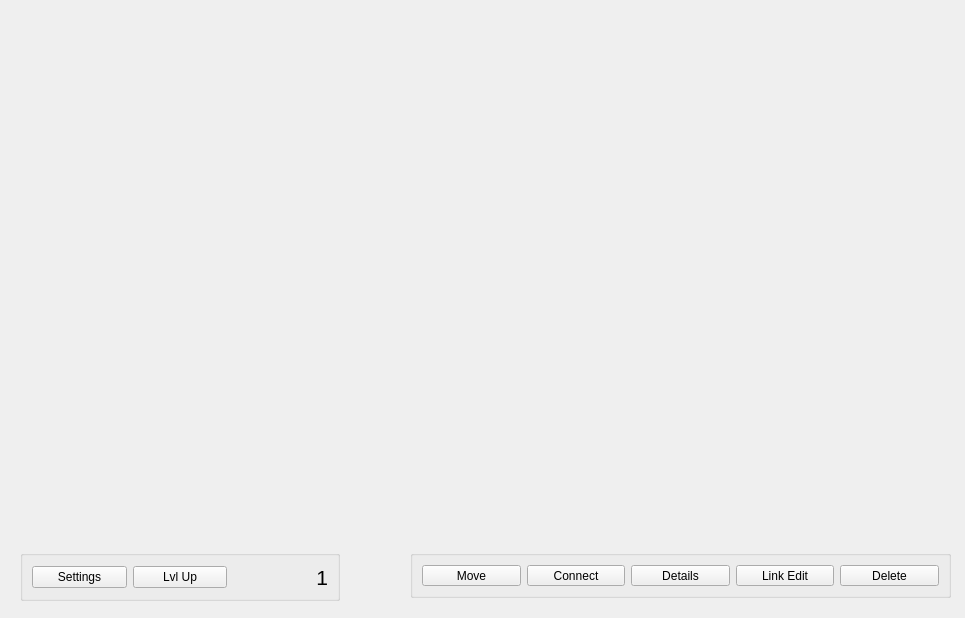
<?xml version="1.0" encoding="UTF-8"?>
<ui version="4.0">
 <class>EgGraphForm</class>
 <widget class="QMainWindow" name="EgGraphForm">
  <property name="geometry">
   <rect>
    <x>0</x>
    <y>0</y>
    <width>965</width>
    <height>618</height>
   </rect>
  </property>
  <property name="windowTitle">
   <string>EgGraphForm</string>
  </property>
  <widget class="QWidget" name="centralwidget">
   <widget class="QGroupBox" name="groupBox">
    <property name="geometry">
     <rect>
      <x>20</x>
      <y>550</y>
      <width>320</width>
      <height>51</height>
     </rect>
    </property>
    <property name="sizePolicy">
     <sizepolicy hsizetype="Preferred" vsizetype="Minimum">
      <horstretch>0</horstretch>
      <verstretch>0</verstretch>
     </sizepolicy>
    </property>
    <property name="minimumSize">
     <size>
      <width>320</width>
      <height>0</height>
     </size>
    </property>
    <property name="acceptDrops">
     <bool>false</bool>
    </property>
    <property name="title">
     <string/>
    </property>
    <property name="alignment">
     <set>Qt::AlignBottom|Qt::AlignLeading|Qt::AlignLeft</set>
    </property>
    <layout class="QHBoxLayout" name="horizontalLayout_2">
     <item>
      <widget class="QPushButton" name="settingsButton">
       <property name="text">
        <string>Settings</string>
       </property>
      </widget>
     </item>
     <item>
      <widget class="QPushButton" name="lvlUpButton">
       <property name="text">
        <string>Lvl Up</string>
       </property>
      </widget>
     </item>
     <item>
      <widget class="QLabel" name="layerNumLabel">
       <property name="minimumSize">
        <size>
         <width>30</width>
         <height>0</height>
        </size>
       </property>
       <property name="font">
        <font>
         <pointsize>16</pointsize>
        </font>
       </property>
       <property name="text">
        <string>1</string>
       </property>
       <property name="alignment">
        <set>Qt::AlignRight|Qt::AlignTrailing|Qt::AlignVCenter</set>
       </property>
      </widget>
     </item>
    </layout>
   </widget>
   <widget class="QGroupBox" name="groupBox_2">
    <property name="geometry">
     <rect>
      <x>410</x>
      <y>550</y>
      <width>541</width>
      <height>48</height>
     </rect>
    </property>
    <property name="sizePolicy">
     <sizepolicy hsizetype="Preferred" vsizetype="Minimum">
      <horstretch>0</horstretch>
      <verstretch>0</verstretch>
     </sizepolicy>
    </property>
    <property name="minimumSize">
     <size>
      <width>280</width>
      <height>0</height>
     </size>
    </property>
    <property name="title">
     <string/>
    </property>
    <property name="alignment">
     <set>Qt::AlignCenter</set>
    </property>
    <layout class="QHBoxLayout" name="horizontalLayout">
     <item>
      <widget class="QPushButton" name="moveModeButton">
       <property name="text">
        <string>Move</string>
       </property>
      </widget>
     </item>
     <item>
      <widget class="QPushButton" name="connectsModeButton">
       <property name="sizePolicy">
        <sizepolicy hsizetype="Minimum" vsizetype="Fixed">
         <horstretch>0</horstretch>
         <verstretch>0</verstretch>
        </sizepolicy>
       </property>
       <property name="minimumSize">
        <size>
         <width>0</width>
         <height>0</height>
        </size>
       </property>
       <property name="text">
        <string>Connect</string>
       </property>
       <property name="flat">
        <bool>false</bool>
       </property>
      </widget>
     </item>
     <item>
      <widget class="QPushButton" name="detailsButton">
       <property name="text">
        <string>Details</string>
       </property>
      </widget>
     </item>
     <item>
      <widget class="QPushButton" name="linkEditModeButton">
       <property name="sizePolicy">
        <sizepolicy hsizetype="Minimum" vsizetype="Fixed">
         <horstretch>0</horstretch>
         <verstretch>0</verstretch>
        </sizepolicy>
       </property>
       <property name="minimumSize">
        <size>
         <width>0</width>
         <height>0</height>
        </size>
       </property>
       <property name="text">
        <string>Link Edit</string>
       </property>
       <property name="flat">
        <bool>false</bool>
       </property>
      </widget>
     </item>
     <item>
      <widget class="QPushButton" name="deleteModeButton">
       <property name="sizePolicy">
        <sizepolicy hsizetype="Minimum" vsizetype="Fixed">
         <horstretch>0</horstretch>
         <verstretch>0</verstretch>
        </sizepolicy>
       </property>
       <property name="minimumSize">
        <size>
         <width>0</width>
         <height>0</height>
        </size>
       </property>
       <property name="text">
        <string>Delete</string>
       </property>
       <property name="flat">
        <bool>false</bool>
       </property>
      </widget>
     </item>
    </layout>
   </widget>
  </widget>
 </widget>
 <resources/>
 <connections/>
</ui>
